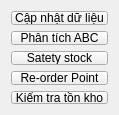
               <widget class="QWidget" name="page_5">
                <property name="geometry">
                 <rect>
                  <x>-8</x>
                  <y>0</y>
                  <width>99</width>
                  <height>115</height>
                 </rect>
                </property>
                <property name="minimumSize">
                 <size>
                  <width>0</width>
                  <height>20</height>
                 </size>
                </property>
                <attribute name="icon">
                 <iconset resource="resources.qrc">
                  <normaloff>:/icons/icons/chevron-right.svg</normaloff>
                  <normalon>:/icons/icons/chevron-down.svg</normalon>:/icons/icons/chevron-right.svg</iconset>
                </attribute>
                <attribute name="label">
                 <string>Chức năng</string>
                </attribute>
                <layout class="QVBoxLayout" name="verticalLayout_24">
                 <item>
                  <widget class="QPushButton" name="capNhatDuLieu">
                   <property name="text">
                    <string>Cập nhật dữ liệu</string>
                   </property>
                  </widget>
                 </item>
                 <item>
                  <widget class="QPushButton" name="ptABC">
                   <property name="text">
                    <string>Phân tích ABC</string>
                   </property>
                  </widget>
                 </item>
                 <item>
                  <widget class="QPushButton" name="sS">
                   <property name="text">
                    <string>Satety stock</string>
                   </property>
                  </widget>
                 </item>
                 <item>
                  <widget class="QPushButton" name="rop">
                   <property name="text">
                    <string>Re-order Point</string>
                   </property>
                  </widget>
                 </item>
                 <item>
                  <widget class="QPushButton" name="kiemTraTonKho">
                   <property name="text">
                    <string>Kiểm tra tồn kho</string>
                   </property>
                  </widget>
                 </item>
                </layout>
               </widget>
